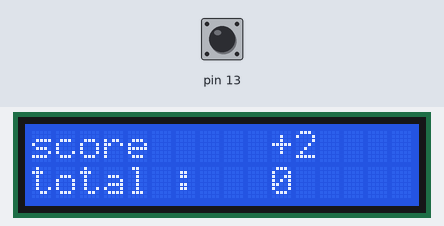
The sketch below on a simulated Arduino Uno, built with avr-gcc and run on an emulated ATmega328P. On the bench: 16×2 character LCD. The inputs (shaded band) are chosen by the test bench; at power-on: pin 13 HIGH.

Above: at 1.2 s.
1.3 s: pin 13 pulled LOW for 1 s
At 3.4 s:
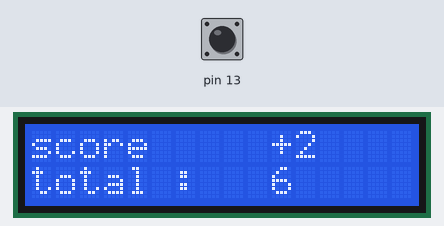
3.8 s: pin 13 pulled LOW for 0.35 s
5.6 s: pin 13 pulled LOW for 0.35 s
At 7.0 s:
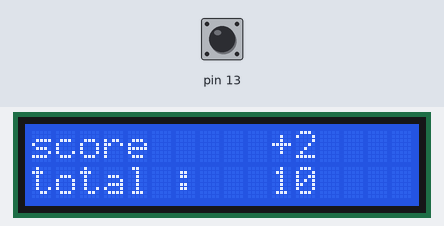
7.4 s: pin 13 pulled LOW for 1 s
At 9.6 s:
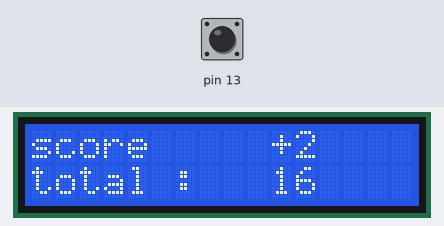
Timing chart, 0 to 10.9 s (numbered marks = the images above; inputs shaded):
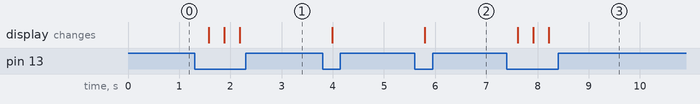

Measured:
- after the input at 1.3 s, the display: first changes after 0.27 s (image 1 shows a later state)
- after the input at 5.6 s, the display: changes after 0.20 s (image 2)
- after the input at 7.4 s, the display: first changes after 0.21 s (image 3 shows a later state)

The sketch:

sensor_lcd.ino
```cpp
#include <LiquidCrystal.h>

int score = 0;

LiquidCrystal lcd(12, 11, 5, 4, 3, 2);

void setup() {
  pinMode(13, INPUT_PULLUP);
  lcd.begin(16,2);
  lcd.setCursor(0,0);
  lcd.print("score");
}

void loop() {
  int sensor = digitalRead(13);


  if (sensor == 0) score+=2;

  lcd.setCursor(10,0);
  lcd.print("+2");

  lcd.setCursor(0,1);
  lcd.print("total : ");
  lcd.setCursor(10,1);
  lcd.print(score);

  delay(300);
}
```
